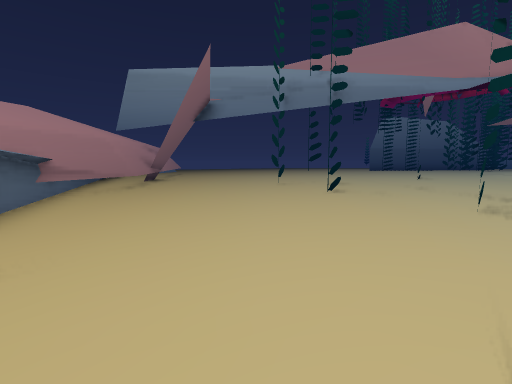
[1] (above)

24 first-person views from a walk through a scene from a Unity 3-D project. The camera is 0.36 m above the floor, tilts 6° down and sees 85° across. The floor is counted in squares, 0.5 m on a side. Each view is taken from the middle of a square. On the plan, view 1 faces up. The plan holds only what a view shows up to about 9 squares ahead; the rest is blank. The place goes on beyond the plan. Some animated figures are left out.

[2]
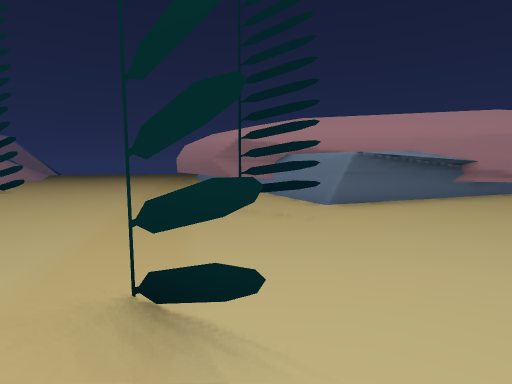

[3]
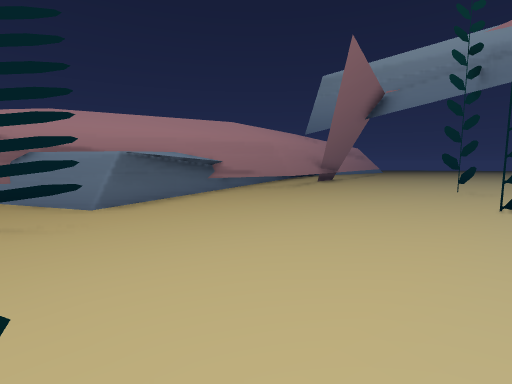

[4]
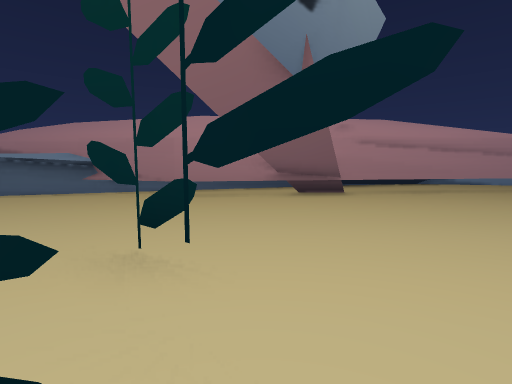

[5]
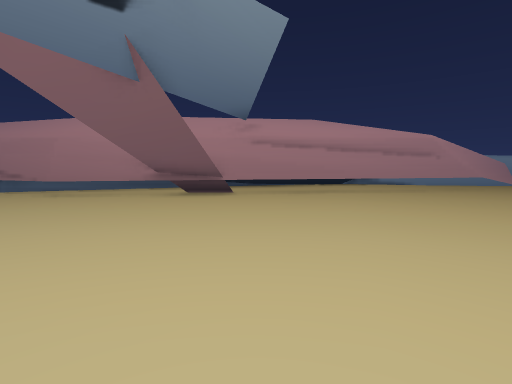

[6]
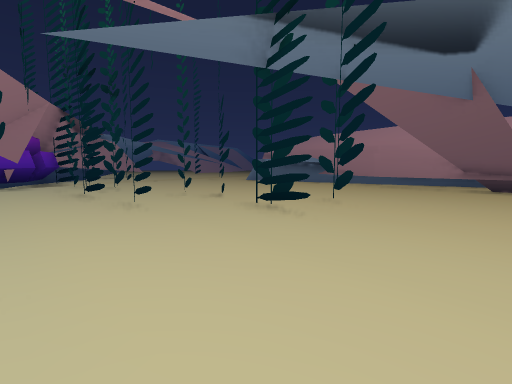

[7]
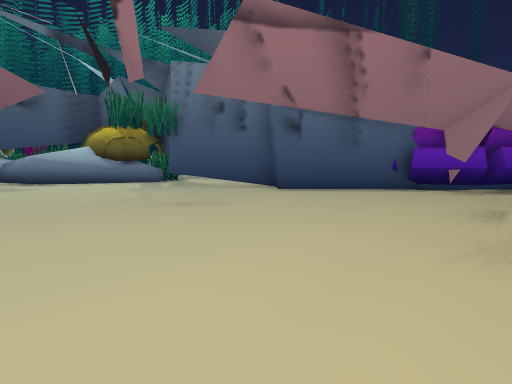

[8]
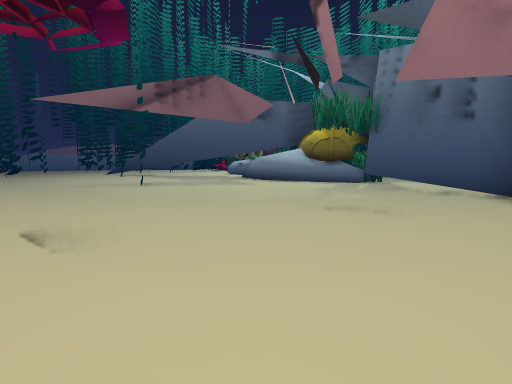

[9]
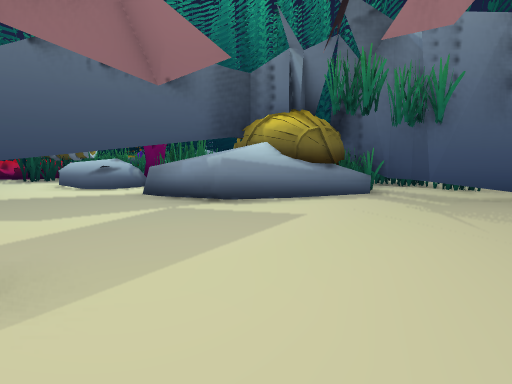

[10]
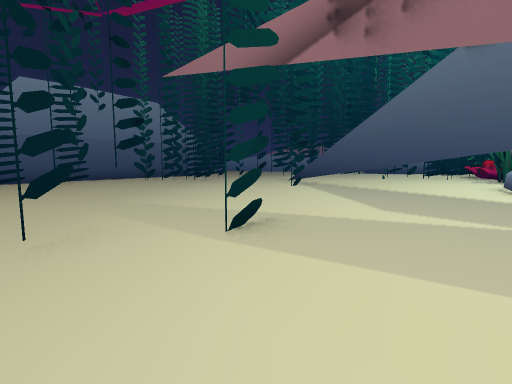

[11]
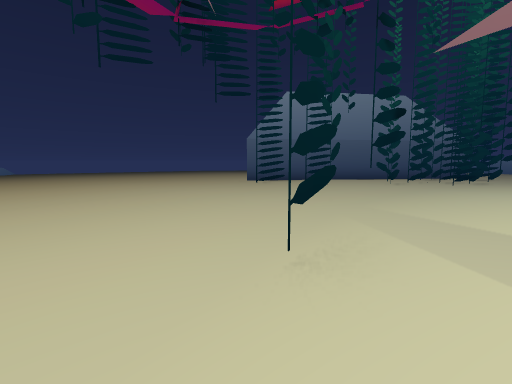

[12]
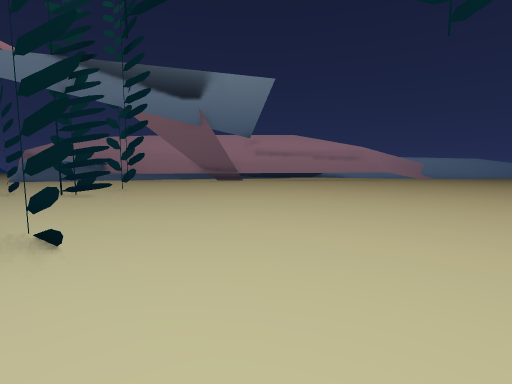

[13]
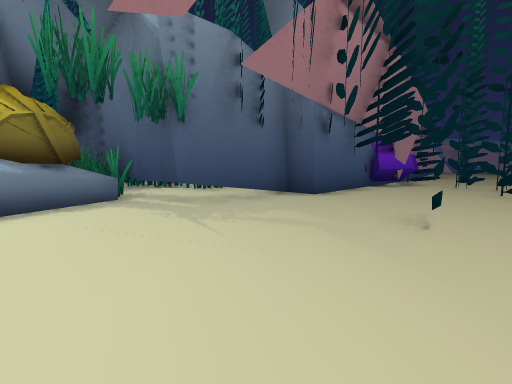

[14]
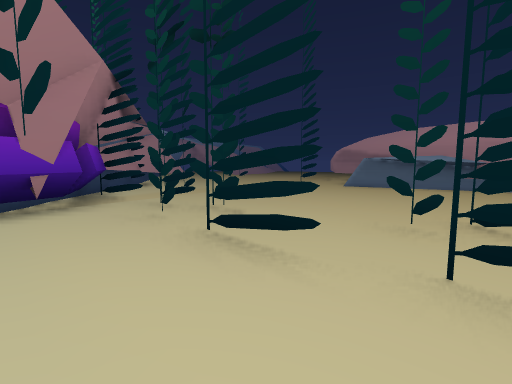

[15]
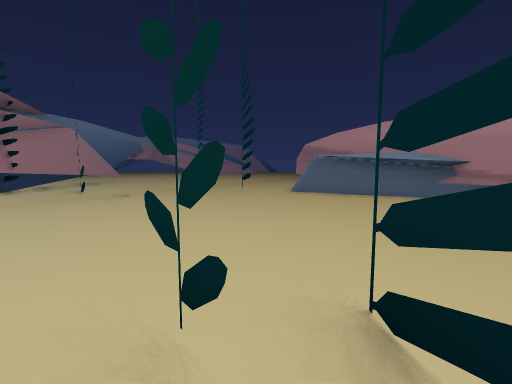

[16]
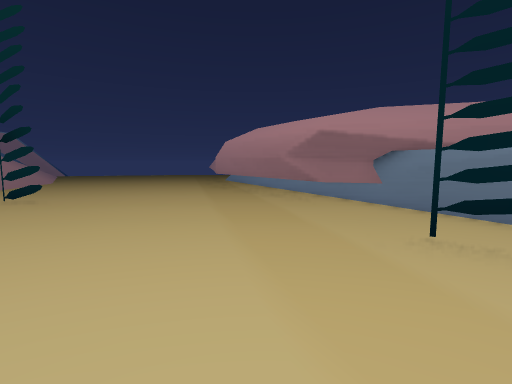

[17]
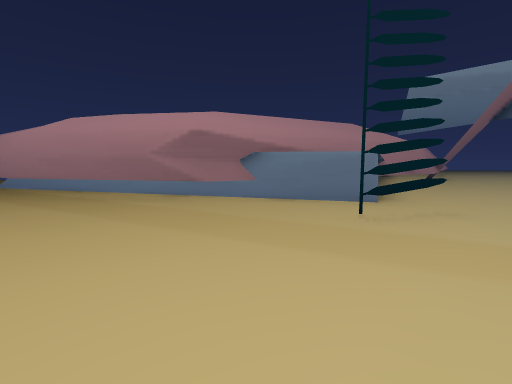

[18]
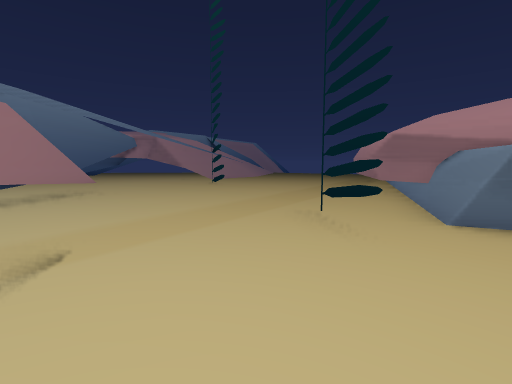

[19]
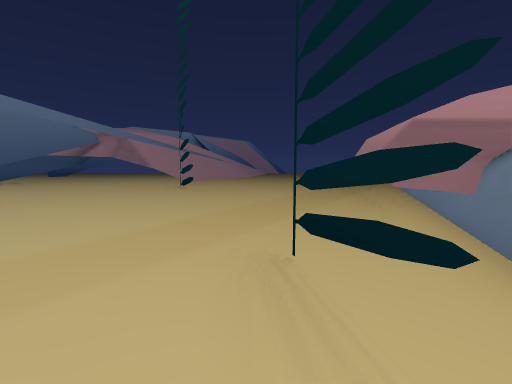

[20]
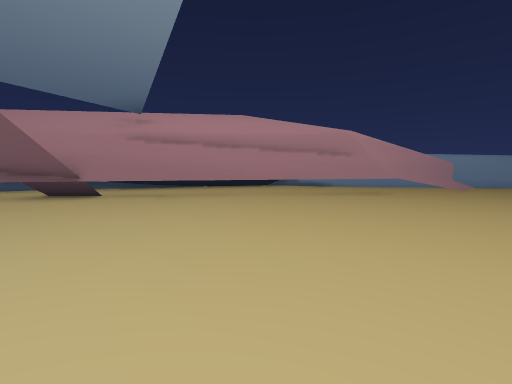

[21]
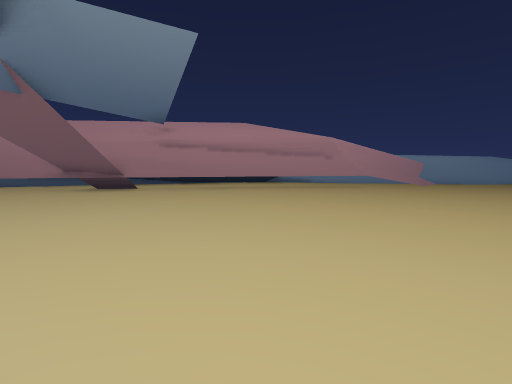

[22]
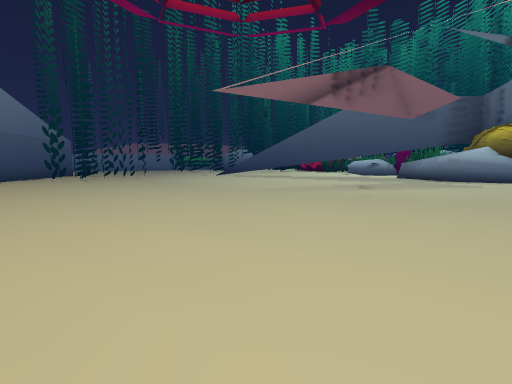

[23]
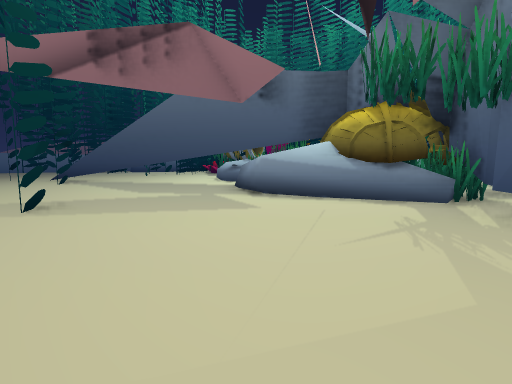

[24]
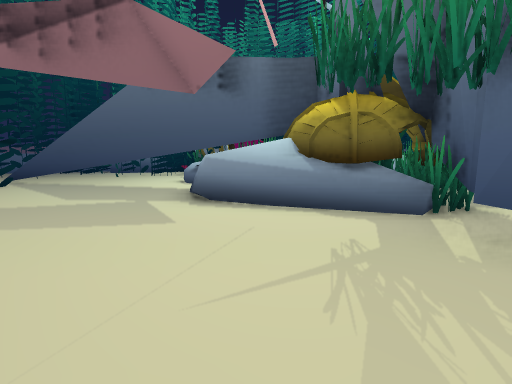

### Floor plan
Key: @ floor where view 1 was taken; # wall or solid block; x gap in a wall; . main floor; : floor 0.05 m higher than the main floor; - floor 0.05 m lower than the main floor; + floor 0.1 m higher than the main floor; = window, fence, low wall or low ledge; ^ raised ledge; T thing the floor can be seen under or through; B boulder; O other object.
Columns run from 10 left of view 1 to 18 right of it. Each row starts with its distance up from view 1.
 21    ^^
 20     ^=-...........::::::::::
 19     ##-..........:::::::::::
 18     ## .........:: ::::::::
 17      #.... . ...::::::#^^^^^
 16      #......... : ::::##
 15      #........:::::::::::: ##
 14      ##.......:::::::#::++ ##
 13      ##......:::::::#:::++ #
 12       #......:::::::::#++++#
 11       #......:::#:::::+++++#
 10       #.....T:::::::::+++++#
  9       # ...TT:::::::::++BB#=
  8       #.. ..T:::::#:::++BBB#
  7      ##.....T:T:::::::+#OO#=
  6      ##.. ..T:T::::::##OB #
  5      #^.. ...:T:::::#######
  4      #^......T:: ####    #
  3     #^^T.....TT:##
  2     ###=T....:T##
  1    ##..TT..#..T#
  0   ###.... @x.:#
 -1 ####--.....#.##
 -2 ##---.... ..##
 -3  ---.... ..##
 -4  ----.. ..##
 -5  ---- ...##.
 -6  ---#....#..
 -7  --  ...##.
 -8        ##
 -9        #=

Where each view was taken, in squares from view 1:
view 1: 0 up, 0 right, facing up
view 2: 1 up, 2 right, facing left
view 3: 1 up, 2 right, facing up-left
view 4: 10 up, 3 right, facing left
view 5: 13 up, 3 right, facing left
view 6: 12 up, 6 right, facing down-left
view 7: 10 up, 4 right, facing down-right
view 8: 9 up, 4 right, facing right
view 9: 12 up, 10 right, facing down-right
view 10: 10 up, 10 right, facing up-right
view 11: 11 up, 10 right, facing up
view 12: 13 up, 9 right, facing left
view 13: 11 up, 10 right, facing down
view 14: 7 up, 6 right, facing down-left
view 15: 7 up, 3 right, facing down-left
view 16: 1 down, 0 right, facing left
view 17: 3 down, 1 left, facing up-left
view 18: 3 up, 1 right, facing down-left
view 19: 2 up, 1 left, facing down-left
view 20: 16 up, 2 right, facing left
view 21: 16 up, 4 right, facing left
view 22: 15 up, 5 right, facing right
view 23: 9 up, 8 right, facing right
view 24: 8 up, 9 right, facing right
